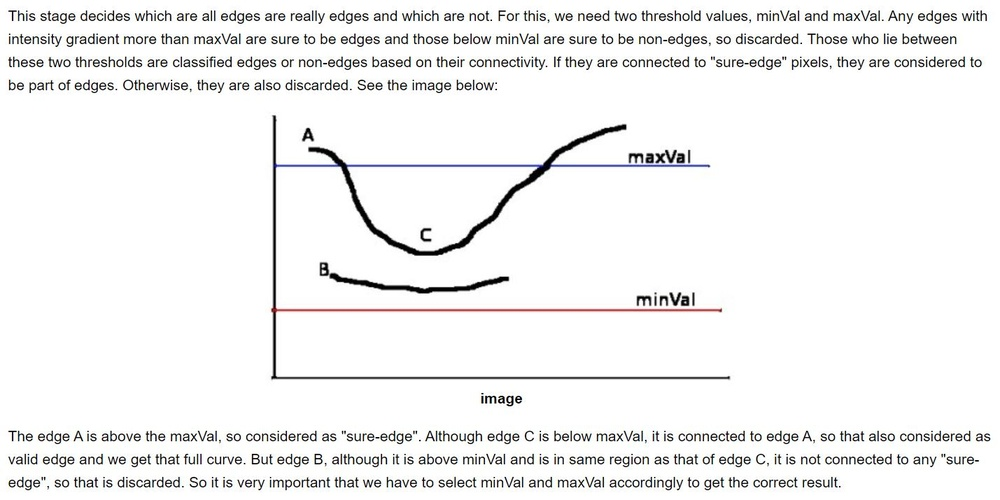
#> input picture Tests/Examples/Computer_vision/minMax.JPG, 1000 x 500 px, shrunk from 1429 x 715 before the run, given in place of the camera
$ jupyter execute test_color.ipynb
#> lines starting #> are read from the running program, lines starting #| are printed output that depends on the picture; after the words box and inside, x2 and y2 are one past the last pixel; in counts of white or black regions, pixels touching at a corner belong together
[cell 1]
import cv2
import numpy as np

def nothing(x):
    pass

cap = cv2.VideoCapture(0)
cv2.namedWindow('image')

# create trackbars for color change
cv2.createTrackbar('HMin','image',0,179,nothing) # Hue is from 0-179 for Opencv
cv2.createTrackbar('SMin','image',0,255,nothing)
cv2.createTrackbar('VMin','image',0,255,nothing)
cv2.createTrackbar('HMax','image',0,179,nothing)
cv2.createTrackbar('SMax','image',0,255,nothing)
cv2.createTrackbar('VMax','image',0,255,nothing)


while True:

    _, frame = cap.read()
#> frame is the input picture: shape (500, 1000, 3); mean B, G, R 242.1, 242.2, 242.3
    hsv = cv2.cvtColor(frame, cv2.COLOR_BGR2HSV)
#> hsv: shape (500, 1000, 3); mean H, S, V 20.2, 2.8, 242.9

    # get current positions of all trackbars
    hMin = cv2.getTrackbarPos('HMin','image')
    sMin = cv2.getTrackbarPos('SMin','image')
    vMin = cv2.getTrackbarPos('VMin','image')

    hMax = cv2.getTrackbarPos('HMax','image')
    sMax = cv2.getTrackbarPos('SMax','image')
    vMax = cv2.getTrackbarPos('VMax','image')

    # Set minimum and max HSV values to display
    lower = np.array([hMin, sMin, vMin])
    upper = np.array([hMax, sMax, vMax])
    mask = cv2.inRange(hsv, lower, upper)
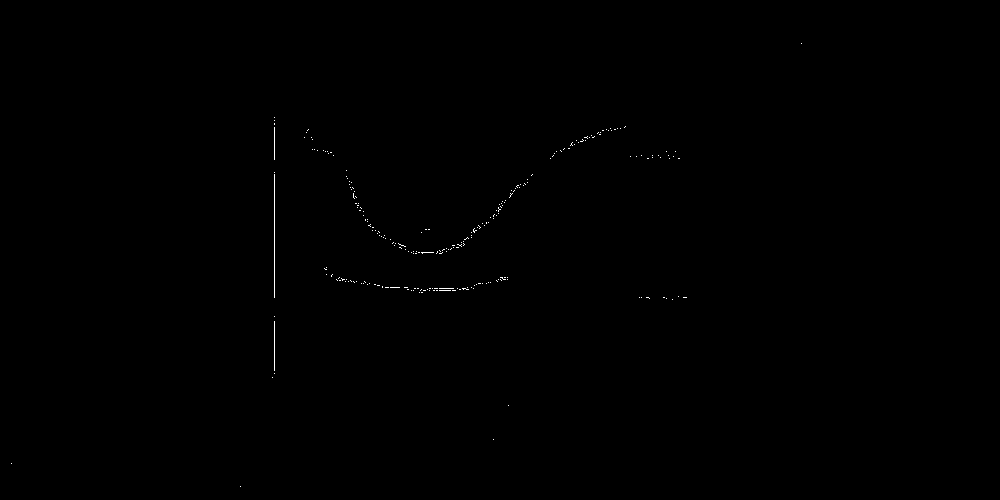
#> mask: shape (500, 1000); 0.14% white in thin lines or dots, all inside (x1, y1, x2, y2) = (11, 43, 802, 487)


    blurred_img = cv2.GaussianBlur(mask, (5, 5), 0)
    edges = cv2.Canny(blurred_img, 100, 255)
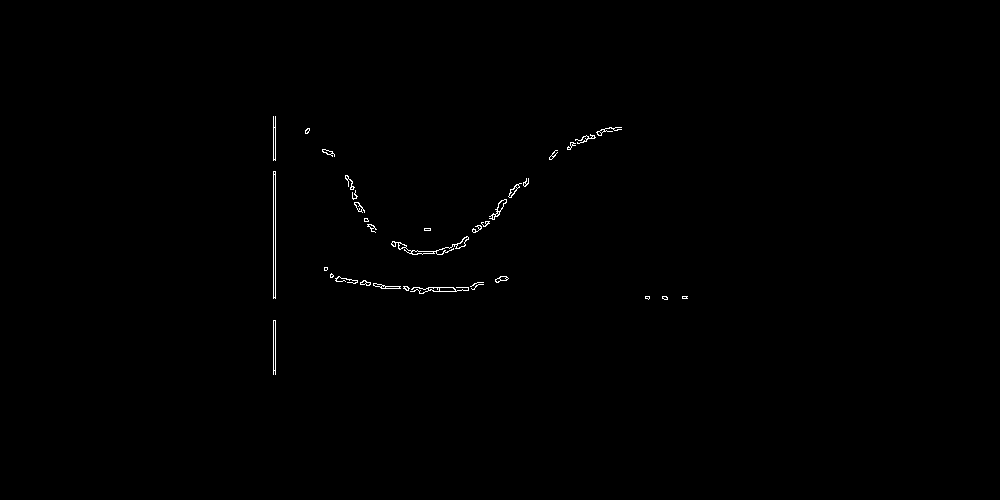
#> edges: shape (500, 1000); 0.34% white in thin lines or dots, all inside (x1, y1, x2, y2) = (273, 116, 688, 375)
    # kernel = np.ones((5,5))
    # dilImg = cv2.dilate(edges, kernel, iterations=3)
    # erodImg = cv2.erode(dilImg, kernel, iterations=2)
    cv2.imshow("Canny", edges)
    cv2.imshow("frame", frame)
    cv2.imshow("mask", mask)

    if cv2.waitKey(1) & 0xff == ord('q'):
#> (key q is pressed here)
        break
